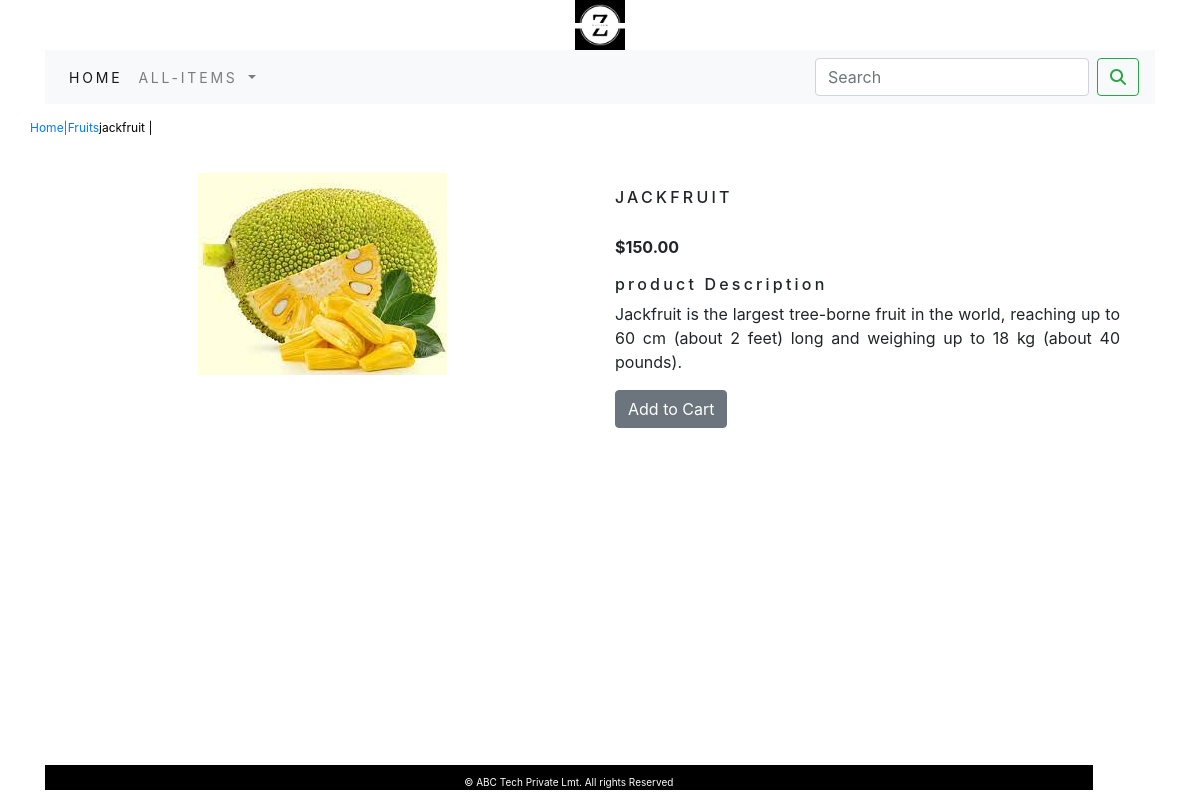
Screenshot of /shop/fruits/jackfruit/ with the database file from the repository.
### shopapp/models.py (models this page shows, shortened)
class Product(models.Model):
    name=models.CharField(max_length=250,unique=True)
    slug=models.SlugField(max_length=250,unique=True)
    description=models.TextField(blank=True)
    Price=models.DecimalField(max_digits=10,decimal_places=2)
    category=models.ForeignKey(Category, on_delete=models.CASCADE)
    image=models.ImageField(upload_to='Product')
    stock=models.IntegerField()
    available=models.BooleanField(default=True)
    created=models.DateTimeField(auto_now_add=True)
    updated=models.DateTimeField(auto_now=True)
    class Meta:
        ordering = ['name']
        verbose_name = 'product'
        verbose_name_plural = 'products'

class Category(models.Model):
    name = models.CharField(max_length=250, unique=True)
    slug = models.SlugField(max_length=250, unique=True)
    description = models.TextField(blank=True)
    image = models.ImageField(upload_to='Category',blank=True)
    class Meta:
        ordering = ['name']
        verbose_name = 'category'
        verbose_name_plural = 'Categories'
    def get_url(self):
        return reverse('shopapp:Product_by_category',args=[self.slug])
    def __str__(self):
        return '{}'.format(self.name)

### shopapp/views.py (the view)
# urls.py: path('<slug:c_slug>/<slug:product_slug>/',views.prodetail, name='prodetail')
def prodetail(request,c_slug,product_slug):
        product=Product.objects.get(category__slug=c_slug,slug=product_slug)
        return render(request,'product.html',{'product':product})

### cartapp/context_processor.py (called while the page is built)
def counter(request):
    item_count=0
    if 'admin' in request.path:
        return {}
    else:
         try:
             cart=Cart.objects.filter(cart_id=cart_id(request))
             cart_item=CartItem.objects.all().filter(cart=cart[:1])
             for i in cart_item:
                 item_count += i.quandity
         except Cart.DoesNotExist:
             item_count=0
    return dict(item_count=item_count)

### cartapp/views.py (called while the page is built)
def cart_id(request):
    cart = request.session.session_key
    if not cart:
        cart=request.session.create()
    return cart

### shopapp/context_processor.py (called while the page is built)
def menu_links(request):
    links=Category.objects.all()
    return dict(links=links)

### templates/product.html (shortened to what this page needs)
{% extends 'base.html' %}
{% load static %}
{% block body %}
<div class="row my_prod">
    <div class="mx_auto">
        <p>
            <a href="{% url 'shopapp:allProdCat' %}">Home|<a href="{{product.category.get_url}}">{{product.category}}</a>{{product.name}} </a>|
        </p>
    </div>
</div>
<div class="container">
    <div class="row">
        <div class="col-12 col sm-12 col-md-12 col-lg-6 text-center" style="min-width:18rem;">
            <img src="{{product.image.url}}" alt="{{product.name}}">
        </div>
            <div class="col-12 col-sm-12 col-md-12 col-lg-6">
                <h1 class="my_prod_title">{{product.name}}</h1>
                <p><b>${{product.Price}}</b></p>
                <h3 class="my_title">product Description</h3>
                <p class="text-justify my_prod_text">{{product.description}}</p>
                {% if product.stock <= 0 %}
                <h4 class="text-justify my_prod_text">Out Of Stock</h4>
                {% else %}
                <a class="btn btn-secondary" href="{% url 'cartapp:add_cart' product.id %}"> Add to Cart </a>
                {% endif %}
            </div>
    </div>
</div>
{% endblock %}

### static/custom.css (style rules this page uses)
.my_title { font-size:16px; text_transform:uppercase; letter-spacing:.2em; }
.my_prod { padding-top:15px; padding-bottom:20px; }
.my_prod .mx_auto { color:black; font-size:12px; text_decoration:None; }
.my_prod_title { font-size:16px; text-transform:uppercase; letter-spacing:.2em; padding-top:15px; padding-bottom:20px; }
.my_prod_text { padding-right:20px; }

### rows the page displays
Product: category "Fruits", name "jackfruit", image (picture), name "JACKFRUIT", Price "150.00", description "Jackfruit is the largest tree-borne fruit in the world, reaching up to 60 cm (about 2 feet) long and weighing up to 18 kg (about 40 pounds)."
